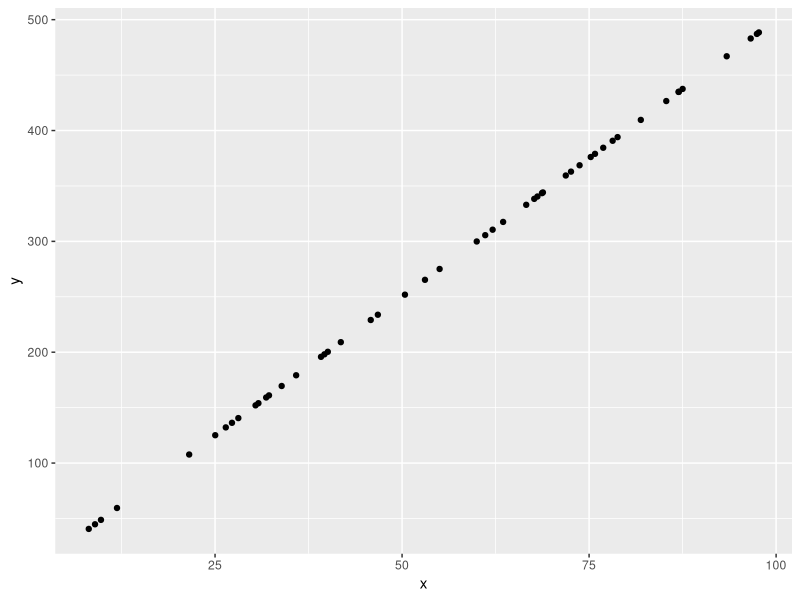
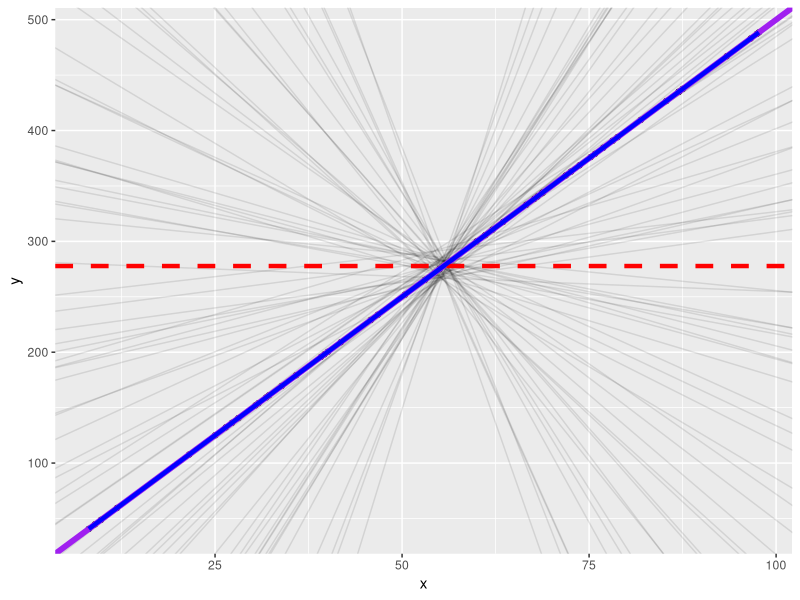

Here is the R script that generated these plots, in order:
#What is regression?
rm(list=ls())
library(tidyverse)

x <- runif(50, 0, 100)
y <- 5*x
#y <- 5*x + rnorm(50, 0, 75)

ggplot() +
  geom_point(aes(x = x, y = y), color = "black")

slopes <- rnorm(75, 0, 8)
intercepts <- mean(y) - slopes*mean(x) + rnorm(75, 0, 7)

ggplot() + 
  geom_point(aes(x = x, y = y)) +
  geom_abline(aes(slope = slopes, intercept = intercepts), alpha = 0.1) +
  geom_abline(slope = 5, intercept = 0, color = "purple", lwd = 2) + 
  geom_hline(yintercept = mean(y), 
             color = "red", linetype = "dashed", lwd = 1.5) +
  geom_smooth(aes(x = x, y = y),
              method = "lm", color = "blue", lwd = 1.5, se = FALSE)

